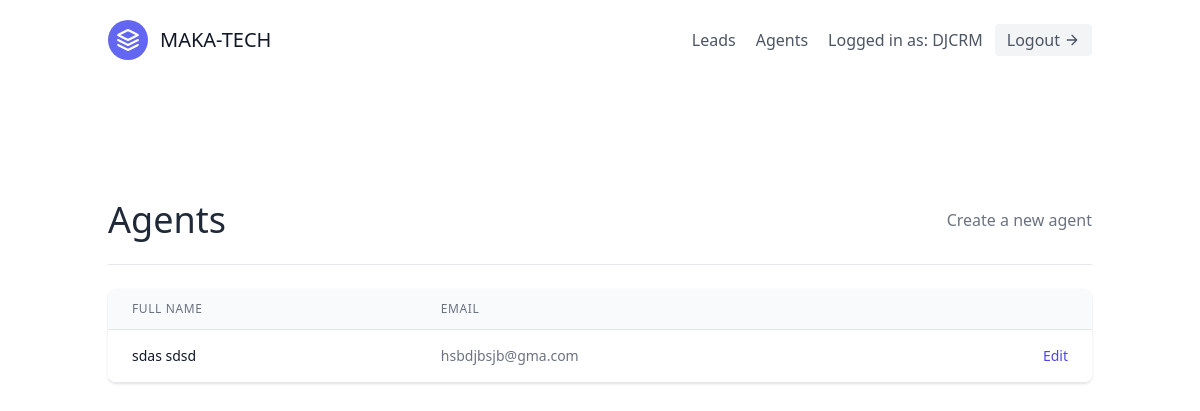
Screenshot of /agents/ (signed in) with the database file from the repository.
### leads/models.py (models this page shows, shortened)
class User(AbstractUser):
    is_organisor = models.BooleanField(default=True)
    is_agent = models.BooleanField(default=False)

class Agent(models.Model):
    user = models.OneToOneField(User, on_delete=models.CASCADE)
    organisation = models.ForeignKey(UserProfile, on_delete=models.CASCADE)

### agents/views.py (the view)
# urls.py: path('', AgentListView.as_view(), name='agent-list'),
class AgentListView(OrganisorAndLoginRequiredMixin, generic.ListView):
    template_name = "agents/agent_list.html"
    def get_queryset(self):
        organisation = self.request.user.userprofile
        return Agent.objects.filter(organisation=organisation)

### agents/mixins.py (called while the page is built)
    def dispatch(self, request, *args, **kwargs):
        if not request.user.is_authenticated or not request.user.is_organisor:
            return redirect("leads:lead-list")
        return super().dispatch(request, *args, **kwargs)

### agents/templates/agents/agent_list.html (shortened to what this page needs)
{% extends "base.html" %}
{% block content %}
    <section class="text-gray-700 body-font">
        <div class="container px-5 py-24 mx-auto flex flex-wrap">
            <div class="w-full mb-6 py-6 flex justify-between items-center border-b border-gray-200">
                <div>
                    <h1 class="text-4xl text-gray-800">Agents</h1>
                </div>
                <div>
                    <a class="text-gray-500 hover:text-blue-500" href="{% url 'agents:agent-create' %}">Create a new agent</a>
                </div>
            </div>
            <div class="flex flex-col w-full">
                <div class="-my-2 overflow-x-auto sm:-mx-6 lg:-mx-8">
                <div class="py-2 align-middle inline-block min-w-full sm:px-6 lg:px-8">
                    <div class="shadow overflow-hidden border-b border-gray-200 sm:rounded-lg">
                    <table class="min-w-full divide-y divide-gray-200">
                        <thead class="bg-gray-50">
                            <tr>
                                <th scope="col" class="px-6 py-3 text-left text-xs font-medium text-gray-500 uppercase tracking-wider">
                                Full Name
                                </th>
                                <th scope="col" class="px-6 py-3 text-left text-xs font-medium text-gray-500 uppercase tracking-wider">
                                Email
                                </th>
                                <th scope="col" class="relative px-6 py-3">
                                </th>
                            </tr>
                        </thead>
                        <tbody>
                            {% for agent in object_list %}
                                <tr class="bg-white">
                                    <td class="px-6 py-4 whitespace-nowrap text-sm font-medium text-gray-900">
                                        {{ agent.user.first_name }} {{ agent.user.last_name }}
                                    </td>
                                    <td class="px-6 py-4 whitespace-nowrap text-sm text-gray-500">
                                        {{ agent.user.email }}
                                    </td>
                                    <td class="px-6 py-4 whitespace-nowrap text-right text-sm font-medium">
                                        <a href="{% url 'agents:agent-update' agent.pk %}" class="text-indigo-600 hover:text-indigo-900">
                                            Edit
                                        </a>
                                    </td>
                                </tr>
                            {% empty %}
                            <p>There are currently no agents</p>
                            {% endfor %}
                        </tbody>
                    </table>
                    </div>
                </div>
                </div>
            </div>
        </div>
      </section>
{% endblock content %}

### templates/navbar.html (shortened to what this page needs)
<header class="text-gray-600 body-font">
  <div class="container mx-auto flex flex-wrap p-5 flex-col md:flex-row items-center">
    <a class="flex title-font font-medium items-center text-gray-900 mb-4 md:mb-0">
      <svg xmlns="http://www.w3.org/2000/svg" fill="none" stroke="currentColor" stroke-linecap="round"
        stroke-linejoin="round" stroke-width="2" class="w-10 h-10 text-white p-2 bg-indigo-500 rounded-full"
        viewBox="0 0 24 24">
        <path d="M12 2L2 7l10 5 10-5-10-5zM2 17l10 5 10-5M2 12l10 5 10-5"></path>
      </svg>
      <span class="ml-3 text-xl text-bolder">MAKA-TECH</span>
    </a>
    <nav class="md:ml-auto flex flex-wrap items-center text-base justify-center">
      {% if not request.user.is_authenticated %}
        <a href="{% url 'signup' %}" class="mr-5 hover:text-red-600">Signup</a>
        {% else %}
        <a href="{% url 'leads:lead-list' %}" class="mr-5 hover:text-blue-600">Leads</a>
        {% if request.user.is_organisor %}
          <a href="{% url 'agents:agent-list' %}" class="mr-5 hover:text-blue-600">Agents</a>
        {% endif %}
      {% endif %}
    </nav>
    {% if request.user.is_authenticated %}
       Logged in as: {{ request.user.username }}
       <a href="{% url 'logout' %}"
          class="ml-3 inline-flex items-center bg-gray-100 border-0 py-1 px-3 focus:outline-none hover:bg-gray-200 rounded text-base mt-4 md:mt-0">Logout
          <svg fill="none" stroke="currentColor" stroke-linecap="round" stroke-linejoin="round" stroke-width="2"
            class="w-4 h-4 ml-1" viewBox="0 0 24 24">
            <path d="M5 12h14M12 5l7 7-7 7"></path>
          </svg>
      </a>
    {% endif %}
  </div>
</header>

### rows the page displays
User: user.username "DJCRM"
Agent: user.first_name "sdas", user.last_name "sdsd", user.email "hsbdjbsjb@gma.com"
